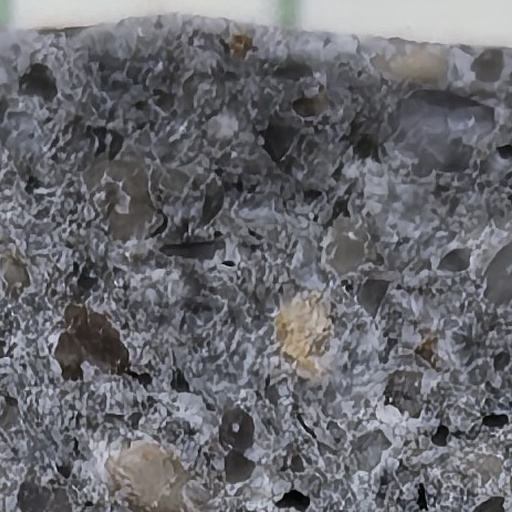
#> input picture data/crops/images/01OPC-FoP7C1a_y0000_x0512.jpg, 512 x 512 px
$ python seg.py ../../data/crops/images/01OPC-FoP7C1a_y0000_x0512.jpg ../../data/crops/images/01OPC-FoP7C1a_y0000_x1024.jpg
#> lines starting #> are read from the running program, lines starting #| are printed output that depends on the picture; after the words box and inside, x2 and y2 are one past the last pixel; in counts of white or black regions, pixels touching at a corner belong together
import numpy as np, sys, os, json
from PIL import Image
from skimage import color, filters, morphology, measure, segmentation
from scipy import ndimage as ndi

def load(f, ds=2):
#> called with ds = 2
    im=Image.open(f).convert('RGB'); im=im.resize((im.size[0]//ds, im.size[1]//ds), Image.LANCZOS)
#> in load, im is the input picture: PIL image 512x512 RGB; mean R, G, B 105.5, 105.7, 110.9
    return np.asarray(im)

def specimen_mask(L):
    Lb=filters.gaussian(L,6)
    m=Lb<60
#> m: shape (256, 256) bool; 92.1% white; 4 black regions, box (x1, y1, x2, y2) and area: (0, 0, 256, 28) 4937, (147, 155, 158, 169) 113, (48, 224, 62, 235) 111, (191, 209, 199, 214) 22
    lbl=measure.label(m); r=max(measure.regionprops(lbl),key=lambda r:r.area)
    m=ndi.binary_fill_holes(lbl==r.label)
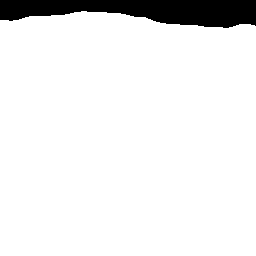
#> m: shape (256, 256) bool; 92.5% white; 1 black region, box (x1, y1, x2, y2) and area: (0, 0, 256, 28) 4937
    m=morphology.binary_opening(m,morphology.disk(15))
#> m: shape (256, 256) bool; 92.5% white; 1 black region, box (x1, y1, x2, y2) and area: (0, 0, 256, 28) 4945
    # trim margin (edges are blurred / shadowed)
    marg=int(0.03*min(L.shape))
#> marg = 7
    # robust square-ish box from row/col coverage (drops grid-paper strips and chipped corners)
    rows=m.mean(1); cols=m.mean(0)
#> after `rows = m.mean(1)`: rows = 256 values from 0 to 1
#> after `cols = m.mean(0)`: cols = 256 values, max 0.957 at index 81, min 0.891 at index 223, mean 0.925
    r=np.where(rows>0.6*rows.max())[0]; c=np.where(cols>0.6*cols.max())[0]
#> after `r = np.where(rows > 0.6 * rows.max())[0]`: r = 235 values from 21 to 255
#> after `c = np.where(cols > 0.6 * cols.max())[0]`: c = 256 values from 0 to 255
    box=np.zeros_like(m); box[r[0]:r[-1]+1, c[0]:c[-1]+1]=True
    m=m&box
#> m: shape (256, 256) bool; 91.1% white; 1 black region, box (x1, y1, x2, y2) and area: (0, 0, 256, 28) 5803
    marg=int(0.045*min(L.shape))
#> marg = 11
    m=ndi.distance_transform_edt(np.pad(m,1))[1:-1,1:-1]>marg
#> m: shape (256, 256) bool; 75.5% white; 1 black region, box (x1, y1, x2, y2) and area: (0, 0, 256, 256) 16082
    return m

def features(rgb, m):
    lab=color.rgb2lab(rgb/255.)
    L,a,b=lab[...,0],lab[...,1],lab[...,2]
    # lighting flatten: normalized blur within mask
    w=filters.gaussian(m.astype(float),60);
    Lbg=filters.gaussian(np.where(m,L,0),60)/np.maximum(w,1e-3)
    med=np.median(L[m])
    Lf=33.0*L/np.maximum(Lbg,3)
    bbg=filters.gaussian(np.where(m,b,0),60)/np.maximum(w,1e-3)
    abg=filters.gaussian(np.where(m,a,0),60)/np.maximum(w,1e-3)
    bf=b-bbg; af=a-abg
    hp=np.abs(L-filters.gaussian(L,1.5))
    tex=filters.gaussian(hp,3)
    return dict(L=L,Lf=Lf,af=af,bf=bf,tex=tex,lab=lab)

def classify(rgb, m, P):
    F=features(rgb,m)
#> in features, `lab=color.rgb2lab(rgb/255.)`: lab: shape (256, 256, 3) float64; mean of channels 0, 1, 2 44.3, 1.1, -2.9
#> in features, `Lbg=filters.gaussian(np.where(m,L,0),60)/np.maximum(w,1e-3)`:
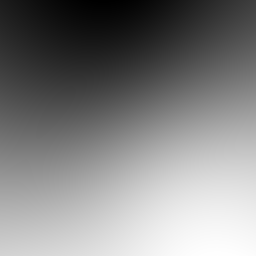
#> Lbg: shape (256, 256) float64; min 34.45, max 46.53, mean 40.6; drawn with min black and max white
#> in features, `med=np.median(L[m])`: med = 40.25
#> in features, `tex=filters.gaussian(hp,3)`:
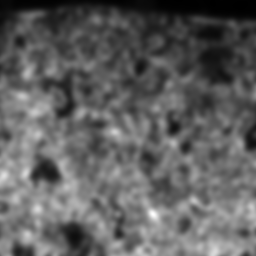
#> tex: shape (256, 256) float64; min 0.0427, max 13.72, mean 5.2; drawn with min black and max white
#> F = 6 items
    Lf,af,bf,tex=F['Lf'],F['af'],F['bf'],F['tex']
    seg=segmentation.slic(np.dstack([Lf,af*2,bf*2]), n_segments=int(m.size/80), compactness=8, channel_axis=-1, convert2lab=False, max_num_iter=5, start_label=1)
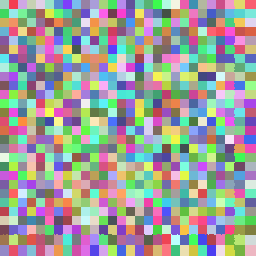
#> seg: shape (256, 256) int64; 784 distinct labels, from 1 to 784; one colour per label, 0 black
    n=seg.max()+1
#> n = 785
    idx=seg.ravel()
    cnt=np.bincount(idx,minlength=n).astype(float); cnt[cnt==0]=1
#> after `cnt = np.bincount(idx, minlength=n).astype(float)`: cnt = 785 values, max 121 at index 784, min 0 at index 0, mean 83.49
    mean=lambda x: np.bincount(idx,x.ravel(),n)/cnt
    mL,ma,mb,mt=mean(Lf),mean(af),mean(bf),mean(tex)
#> mL = 785 values, max 79.32 at index 4, min 0 at index 0, mean 36.32; ma = 785 values, max 1.78 at index 709, min -6.44 at index 17, mean -0.0916; mb = 785 values, max 16.31 at index 549, min -4.63 at index 627, mean 0.167; mt = 785 values, max 10.71 at index 533, min 0 at index 0, mean 5.17
    sL=np.sqrt(np.maximum(mean(Lf**2)-mL**2,0))
#> sL = 785 values, max 17.61 at index 773, min 0 at index 0, mean 7.72
    texmed=np.median(tex[m])
#> texmed = 5.63
    cls=np.zeros(n,np.uint8)  # 0 paste
#> cls = 785 values from 0 to 0
    dark = mL < P['dark_L']
    warm = (mb > P['warm_b']) | ((mb>P['warm_b2']) & (ma>P['warm_a']))
    smooth = (mt < P['smooth_t']*texmed) & (sL < P['smooth_s']) & (mL < P['gray_hi']) & (mL > P['dark_L'])
    cls[warm & ~dark]=1
    cls[smooth]=1
    cls[dark]=2
    lab=cls[seg]; lab[~m]=255
    # cleanup sand
    sand=lab==1
#> sand: shape (256, 256) bool; 9.4% white; 13 white regions (1 under 20 px), largest, box (x1, y1, x2, y2) and area: (153, 34, 245, 81) 2187, (135, 144, 171, 189) 1134, (54, 225, 99, 245) 818
    sand=morphology.binary_opening(sand,morphology.disk(2))
#> sand: shape (256, 256) bool; 9% white; 13 white regions, largest, box (x1, y1, x2, y2) and area: (180, 37, 235, 81) 1725, (135, 144, 171, 189) 1110, (54, 225, 99, 245) 804
    sand=ndi.binary_fill_holes(sand)
    sand=morphology.remove_small_objects(sand,P['min_sand'])
    dk=(lab==2)
#> dk: shape (256, 256) bool; 0.12% white; 1 white region, box (x1, y1, x2, y2) and area: (135, 63, 144, 72) 81
    dk=morphology.binary_opening(dk,morphology.disk(1))
#> dk: shape (256, 256) bool; 0.12% white; 1 white region, box (x1, y1, x2, y2) and area: (135, 63, 144, 72) 77
    dk=morphology.remove_small_objects(dk,P['min_dark'])
    out=np.zeros(lab.shape,np.uint8)
    out[sand]=1
    # dark regions -> sand void (2) or round air void (3)
    lbl=measure.label(dk)
    for r in measure.regionprops(lbl):
        circ=4*np.pi*r.area/max(r.perimeter,1)**2
        is_void = circ>P['circ'] and r.solidity>P['solid'] and r.eccentricity<P['ecc']
        out[lbl==r.label]=3 if is_void else 2
#> this loop made 1 pass
#> (circ, is_void) on pass 1: (1.1, True)
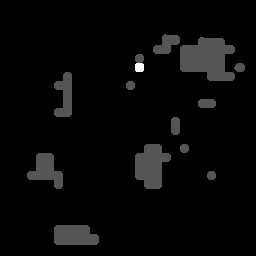
#> out: shape (256, 256); min 0, max 3, mean 0.0932; drawn with min black and max white
    out[~m]=255
    return out, F

P=dict(dark_L=14, warm_b=3.0, warm_b2=1.8, warm_a=1.5, smooth_t=0.6, smooth_s=6.0, gray_hi=45,
       min_sand=40, min_dark=25, circ=0.85, solid=0.93, ecc=0.75)

def overlay(rgb, out, alpha=0.55):
    o=rgb.astype(float).copy()
    cols={1:(255,230,0),2:(255,130,0),3:(0,200,255),4:(150,60,200)}
    for k,c in cols.items():
        s=out==k; o[s]=(1-alpha)*o[s]+alpha*np.array(c)
    o[out==255]*=0.35
    return o.clip(0,255).astype(np.uint8)

if __name__=='__main__':
    f=sys.argv[1]; od=sys.argv[2]; os.makedirs(od,exist_ok=True)
    rgb=load(f);
    m=specimen_mask(color.rgb2lab(rgb/255.)[...,0])
    out,F=classify(rgb,m,P)
#> F = 6 items
    base=os.path.splitext(os.path.basename(f))[0]
    Image.fromarray(overlay(rgb,out)).save(f'{od}/{base}_overlay.png')
#> after the loop in overlay, `for k,c in cols.items():`:
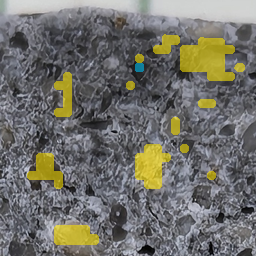
#> o: shape (256, 256, 3) float64; mean of channels 0, 1, 2 113.2, 112.4, 106.3; drawn as R, G, B
#> in overlay, `o[out==255]*=0.35`:
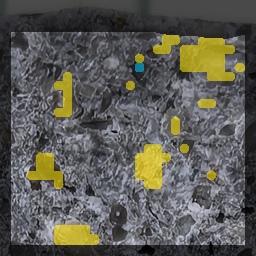
#> o: shape (256, 256, 3) float64; mean of channels 0, 1, 2 92.4, 91.6, 84.8; drawn as R, G, B
    Image.fromarray(out).save(f'{od}/{base}_mask.png')
    tot=(out!=255).sum()
#> tot = 49454
    print(base, {k:round(100*(out==v).sum()/tot,1) for k,v in [('paste',0),('sand',1),('sandvoid',2),('void',3)]})
#| 01OPC-FoP7C1a_y0000_x0512 {'paste': 88.0, 'sand': 11.9, 'sandvoid': 0.0, 'void': 0.2}

$ run again, on data/crops/images/01OPC-FoP7C1a_y0000_x1536.jpg
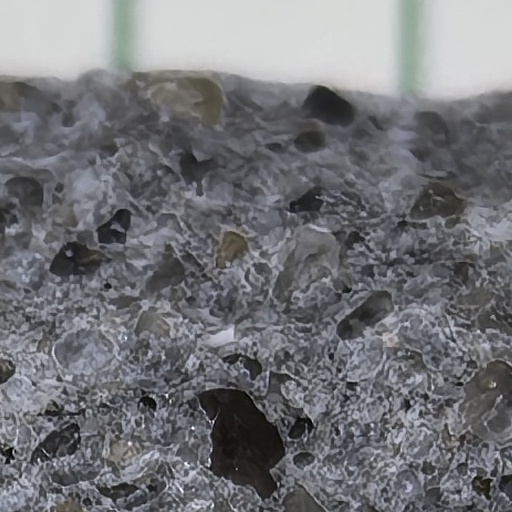
#> input picture data/crops/images/01OPC-FoP7C1a_y0000_x1536.jpg, 512 x 512 px
#> in load, im is the input picture: PIL image 512x512 RGB; mean R, G, B 115.2, 116.2, 120.4
#> im: PIL image 256x256 RGB
#> in specimen_mask, `m=Lb<60`:
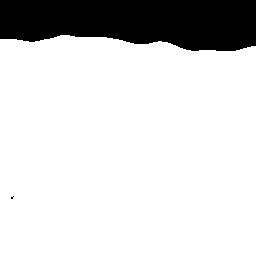
#> m: shape (256, 256) bool; 83.3% white; 2 black regions (1 under 20 px), largest, box (x1, y1, x2, y2) and area: (0, 0, 256, 51) 10942
#> rows = 256 values from 0 to 1
#> cols = 256 values, max 0.863 at index 62, min 0.801 at index 191, mean 0.833
#> r = 213 values from 43 to 255
#> c = 256 values from 0 to 255
#> med = 41.38
#> in classify, `F=features(rgb,m)`: F = 6 items
#> seg: shape (256, 256) int64; 784 distinct labels, from 1 to 784
#> n = 785
#> cnt = 785 values, max 121 at index 784, min 0 at index 0, mean 83.49
#> mL = 785 values, max 74.86 at index 21, min 0 at index 0, mean 39.19; ma = 785 values, max 1.05 at index 219, min -8.38 at index 79, mean -0.415; mb = 785 values, max 9.19 at index 377, min -4.24 at index 219, mean 0.738; mt = 785 values, max 10.96 at index 701, min 0 at index 0, mean 4.12
#> sL = 785 values, max 16.07 at index 130, min 0 at index 0, mean 6.32
#> texmed = 5.25
#> the loop in classify, `for r in measure.regionprops(lbl):` made 2 passes
#> (circ, is_void) on passes 1 to 2: (1.1, True), (0.551, False)
#> `out,F=classify(rgb,m,P)`: F = 6 items
#> in overlay, `o[out==255]*=0.35`:
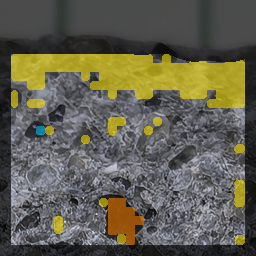
#> o: shape (256, 256, 3) float64; mean of channels 0, 1, 2 97.8, 95.5, 80.1; drawn as R, G, B
#> tot = 44180
#| 01OPC-FoP7C1a_y0000_x1536 {'paste': 76.3, 'sand': 21.1, 'sandvoid': 2.4, 'void': 0.2}

$ run again, on data/crops/images/01OPC-FoP7C1a_y0512_x1024.jpg
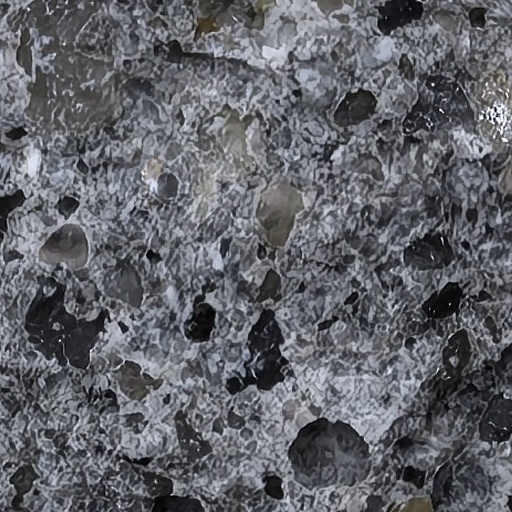
#> input picture data/crops/images/01OPC-FoP7C1a_y0512_x1024.jpg, 512 x 512 px
#> in load, im is the input picture: PIL image 512x512 RGB; mean R, G, B 98, 99.3, 105.4
#> im: PIL image 256x256 RGB
#> in specimen_mask, `m=ndi.binary_fill_holes(lbl==r.label)`:
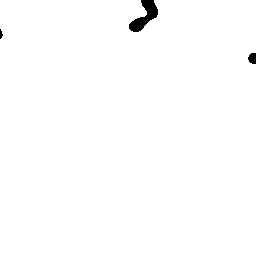
#> m: shape (256, 256) bool; 99.2% white; 3 black regions (1 under 20 px), largest, box (x1, y1, x2, y2) and area: (129, 0, 158, 32) 431, (248, 53, 256, 64) 73
#> rows = 256 values, max 1 at index 39, min 0.926 at index 14, mean 0.991
#> cols = 256 values, max 1 at index 3, min 0.887 at index 142, mean 0.991
#> r = 256 values from 0 to 255
#> med = 42
#> in classify, `F=features(rgb,m)`: F = 6 items
#> seg: shape (256, 256) int64; 784 distinct labels, from 1 to 784
#> n = 785
#> cnt = 785 values, max 121 at index 784, min 0 at index 0, mean 83.49
#> mL = 785 values, max 57.01 at index 196, min 0 at index 0, mean 32.66; ma = 785 values, max 0.925 at index 113, min -1.35 at index 15, mean -0.00262; mb = 785 values, max 10.83 at index 40, min -4.42 at index 78, mean 0.113; mt = 785 values, max 12.37 at index 196, min 0 at index 0, mean 7.7
#> sL = 785 values, max 20.05 at index 243, min 0 at index 0, mean 10.44
#> texmed = 7.89
#> the loop in classify, `for r in measure.regionprops(lbl):` made 10 passes
#> (circ, is_void) on passes 1 to 8: (1.13, True), (0.874, False), (0.707, False), (0.874, False), (0.874, False), (1.1, True), (1.1, True), (1.1, True)
#> `out,F=classify(rgb,m,P)`: F = 6 items
#> in overlay, `o[out==255]*=0.35`:
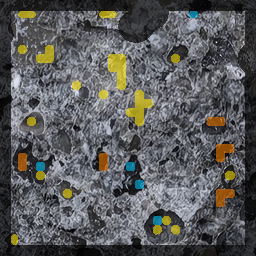
#> o: shape (256, 256, 3) float64; mean of channels 0, 1, 2 90.9, 91.2, 91.4; drawn as R, G, B
#> tot = 53399
#| 01OPC-FoP7C1a_y0512_x1024 {'paste': 93.3, 'sand': 4.2, 'sandvoid': 1.8, 'void': 0.7}

$ run again, on data/crops/images/01OPC-FoP7C1a_y0512_x2048.jpg
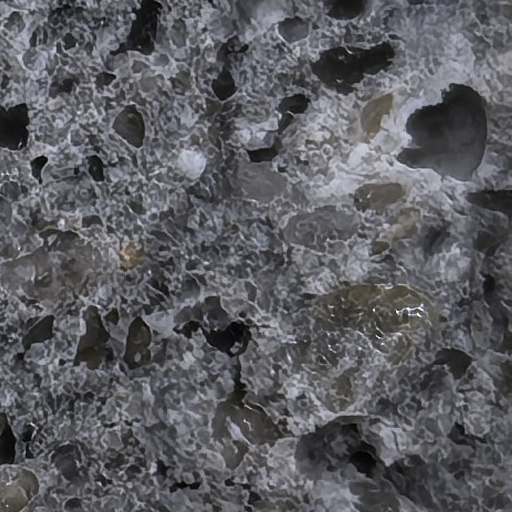
#> input picture data/crops/images/01OPC-FoP7C1a_y0512_x2048.jpg, 512 x 512 px
#> in load, im is the input picture: PIL image 512x512 RGB; mean R, G, B 92, 92.3, 97.1
#> im: PIL image 256x256 RGB
#> rows = 256 values from 1 to 1
#> r = 256 values from 0 to 255
#> med = 39.21
#> in classify, `F=features(rgb,m)`: F = 6 items
#> seg: shape (256, 256) int64; 784 distinct labels, from 1 to 784
#> n = 785
#> cnt = 785 values, max 121 at index 784, min 0 at index 0, mean 83.49
#> mL = 785 values, max 54.01 at index 272, min 0 at index 0, mean 32.4; ma = 785 values, max 1.03 at index 227, min -1.45 at index 471, mean 0.00526; mb = 785 values, max 8.96 at index 400, min -4.24 at index 164, mean -0.0623; mt = 785 values, max 8.93 at index 651, min 0 at index 0, mean 5.56
#> sL = 785 values, max 18.52 at index 227, min 0 at index 0, mean 8.54
#> texmed = 5.72
#> the loop in classify, `for r in measure.regionprops(lbl):` made 6 passes
#> (circ, is_void) on passes 1 to 6: (1.13, True), (0.697, False), (1.1, True), (0.511, False), (0.874, False), (0.893, False)
#> `out,F=classify(rgb,m,P)`: F = 6 items
#> in overlay, `o[out==255]*=0.35`:
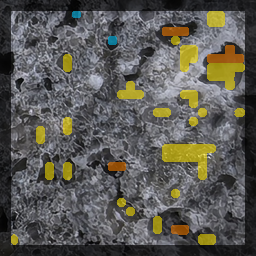
#> o: shape (256, 256, 3) float64; mean of channels 0, 1, 2 91.5, 90.1, 84.2; drawn as R, G, B
#> tot = 54756
#| 01OPC-FoP7C1a_y0512_x2048 {'paste': 89.4, 'sand': 8.6, 'sandvoid': 1.8, 'void': 0.2}
